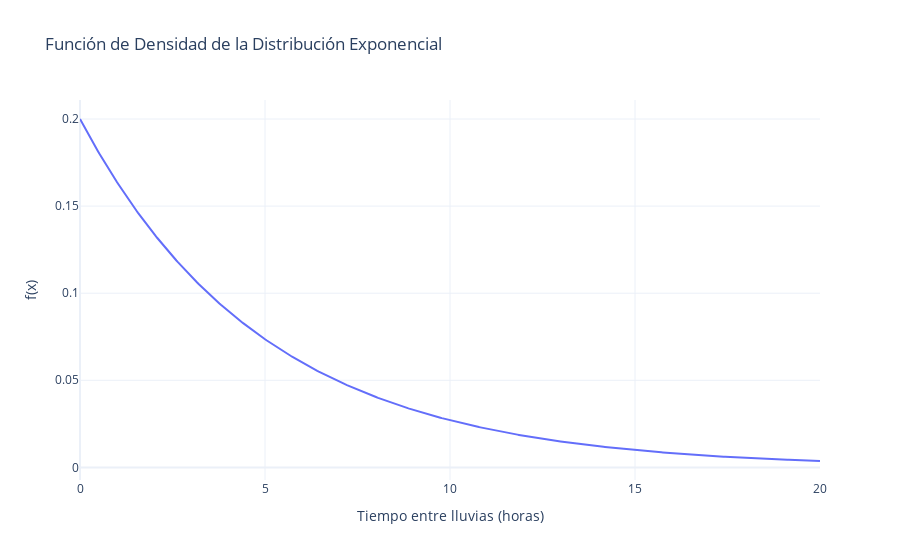

Notebook code for this chart:
### Markdown cell above
- **Distribución Exponencial**:
   - Útil para modelar tiempos entre eventos independientes, como lluvias.
   - Función de densidad:
     $$
     f(x) = \lambda e^{-\lambda x}, \, x \geq 0
     $$
   - Parámetro: $\lambda$ (tasa de ocurrencia).

Estas distribuciones se adaptan a los datos climáticos utilizando técnicas de ajuste basadas en datos históricos.

### Code cell
import numpy as np
import plotly.graph_objects as go

# Parámetro de la distribución (tasa de ocurrencia)
lambd = 0.2  # Ejemplo: tasa de lluvias significativas por hora

# Rango de valores para x (tiempo entre eventos)
x = np.linspace(0, 20, 500)

# Función de densidad de la distribución exponencial
f_x = lambd * np.exp(-lambd * x)

# Crear el gráfico con Plotly
fig = go.Figure()

# Agregar la curva de densidad
fig.add_trace(go.Scatter(x=x, y=f_x, mode='lines', name='Densidad Exponencial'))

# Personalizar el diseño del gráfico
fig.update_layout(
    title='Función de Densidad de la Distribución Exponencial',
    xaxis_title='Tiempo entre lluvias (horas)',
    yaxis_title='f(x)',
    template='plotly_white'
)

# Mostrar el gráfico
fig.show()

### Figure 1 — Plotly figure (JSON) as saved in the notebook; plotly's stock layout.template omitted (floating-point values rounded to 4 significant figures; data arrays with more than 128 entries replaced by an {"elided": "..."} marker saying what was removed)
{"data": [{"mode": "lines", "name": "Densidad Exponencial", "type": "scatter", "x": {"elided": "500 float values"}, "y": {"elided": "500 float values"}}], "layout": {"title": {"text": "Función de Densidad de la Distribución Exponencial"}, "xaxis": {"title": {"text": "Tiempo entre lluvias (horas)"}}, "yaxis": {"title": {"text": "f(x)"}}}}
